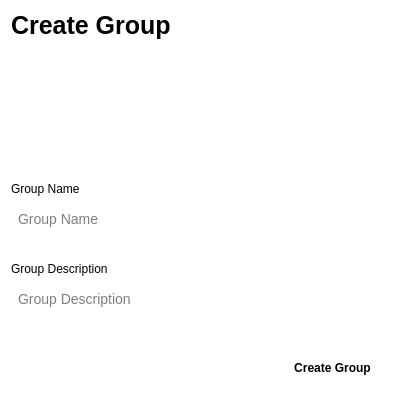
<?xml version="1.0" encoding="UTF-8"?>
<ui version="4.0">
 <class>CreateGroup</class>
 <widget class="QWidget" name="CreateGroup">
  <property name="geometry">
   <rect>
    <x>0</x>
    <y>0</y>
    <width>401</width>
    <height>405</height>
   </rect>
  </property>
  <property name="windowTitle">
   <string>CreateGroup</string>
  </property>
  <property name="styleSheet">
   <string notr="true">background-color: white;</string>
  </property>
  <layout class="QVBoxLayout" name="verticalLayout">
   <item>
    <widget class="QLabel" name="label_3">
     <property name="font">
      <font>
       <pointsize>-1</pointsize>
       <bold>true</bold>
      </font>
     </property>
     <property name="styleSheet">
      <string notr="true">font-size: 25px;
</string>
     </property>
     <property name="text">
      <string>Create Group</string>
     </property>
    </widget>
   </item>
   <item>
    <spacer name="verticalSpacer">
     <property name="orientation">
      <enum>Qt::Orientation::Vertical</enum>
     </property>
     <property name="sizeHint" stdset="0">
      <size>
       <width>20</width>
       <height>40</height>
      </size>
     </property>
    </spacer>
   </item>
   <item>
    <widget class="QWidget" name="widget_2" native="true">
     <property name="minimumSize">
      <size>
       <width>0</width>
       <height>90</height>
      </size>
     </property>
     <widget class="QLabel" name="groupImg">
      <property name="geometry">
       <rect>
        <x>148</x>
        <y>5</y>
        <width>85</width>
        <height>85</height>
       </rect>
      </property>
      <property name="text">
       <string/>
      </property>
      <property name="pixmap">
       <pixmap resource="../../assets.qrc">:/icons/group.png</pixmap>
      </property>
     </widget>
     <widget class="QPushButton" name="addImageBtn">
      <property name="geometry">
       <rect>
        <x>210</x>
        <y>60</y>
        <width>30</width>
        <height>30</height>
       </rect>
      </property>
      <property name="maximumSize">
       <size>
        <width>30</width>
        <height>30</height>
       </size>
      </property>
      <property name="styleSheet">
       <string notr="true">padding: 0;
border-radius: 10px;
background-color: &quot;#D3E8D2&quot;;</string>
      </property>
      <property name="text">
       <string/>
      </property>
      <property name="icon">
       <iconset theme="QIcon::ThemeIcon::ListAdd"/>
      </property>
      <property name="iconSize">
       <size>
        <width>16</width>
        <height>16</height>
       </size>
      </property>
     </widget>
     <widget class="QPushButton" name="removeImageBtn">
      <property name="geometry">
       <rect>
        <x>140</x>
        <y>60</y>
        <width>30</width>
        <height>30</height>
       </rect>
      </property>
      <property name="minimumSize">
       <size>
        <width>30</width>
        <height>30</height>
       </size>
      </property>
      <property name="maximumSize">
       <size>
        <width>30</width>
        <height>30</height>
       </size>
      </property>
      <property name="styleSheet">
       <string notr="true">padding: 0;
border-radius: 10px;
background-color: &quot;#D3E8D2&quot;;</string>
      </property>
      <property name="text">
       <string/>
      </property>
      <property name="icon">
       <iconset theme="QIcon::ThemeIcon::ApplicationExit"/>
      </property>
     </widget>
    </widget>
   </item>
   <item>
    <widget class="QLabel" name="label">
     <property name="maximumSize">
      <size>
       <width>16777215</width>
       <height>50</height>
      </size>
     </property>
     <property name="styleSheet">
      <string notr="true">padding: 0;</string>
     </property>
     <property name="text">
      <string>Group Name</string>
     </property>
    </widget>
   </item>
   <item>
    <widget class="QLineEdit" name="nameIn">
     <property name="styleSheet">
      <string notr="true">background-color: &quot;#E1ECE1&quot;;
padding: 8px 5px;
border-radius: 10px;
font-size: 14px;</string>
     </property>
     <property name="placeholderText">
      <string>Group Name</string>
     </property>
    </widget>
   </item>
   <item>
    <widget class="QLabel" name="nameErr">
     <property name="styleSheet">
      <string notr="true">color: &quot;red&quot;;
padding: 0;
padding-left: 5px;</string>
     </property>
     <property name="text">
      <string/>
     </property>
    </widget>
   </item>
   <item>
    <widget class="QLabel" name="label_2">
     <property name="text">
      <string>Group Description</string>
     </property>
    </widget>
   </item>
   <item>
    <widget class="QLineEdit" name="descIn">
     <property name="styleSheet">
      <string notr="true">background-color: &quot;#E1ECE1&quot;;
padding: 8px 5px;
border-radius: 10px;
font-size: 14px;</string>
     </property>
     <property name="placeholderText">
      <string>Group Description</string>
     </property>
    </widget>
   </item>
   <item>
    <widget class="QLabel" name="descErr">
     <property name="styleSheet">
      <string notr="true">color: &quot;red&quot;;
padding: 0;
padding-left: 5px;</string>
     </property>
     <property name="text">
      <string/>
     </property>
    </widget>
   </item>
   <item>
    <widget class="QWidget" name="widget" native="true">
     <layout class="QHBoxLayout" name="horizontalLayout">
      <item>
       <spacer name="horizontalSpacer">
        <property name="orientation">
         <enum>Qt::Orientation::Horizontal</enum>
        </property>
        <property name="sizeHint" stdset="0">
         <size>
          <width>40</width>
          <height>20</height>
         </size>
        </property>
       </spacer>
      </item>
      <item>
       <widget class="QPushButton" name="addBtn">
        <property name="styleSheet">
         <string notr="true">border-radius: 10px; 
background-color: &quot;#D3E8D2&quot;;
padding: 10px;
font-weight: 600;</string>
        </property>
        <property name="text">
         <string>Create Group</string>
        </property>
       </widget>
      </item>
     </layout>
    </widget>
   </item>
  </layout>
 </widget>
 <resources>
  <include location="../../assets.qrc"/>
 </resources>
 <connections/>
</ui>
